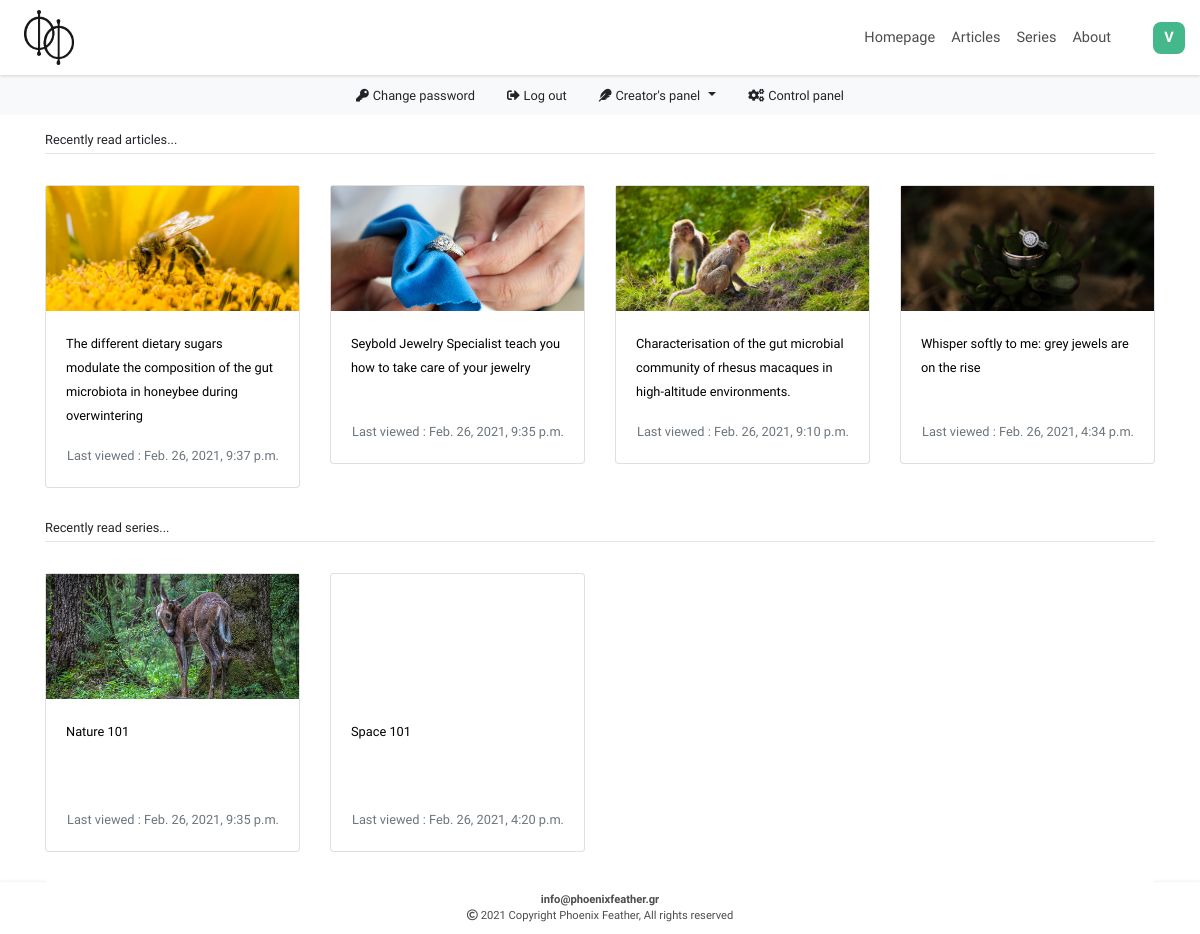
The app's page /accounts/profile/ (signed in) with its own data.
### users/models.py (models this page shows, shortened)
class Account(AbstractUser):
    class Meta:
        verbose_name = 'Account'
        verbose_name_plural = 'Accounts'
    username = None
    email = models.EmailField(unique=True, blank=False)
    profile_image = models.ImageField(upload_to = "Users_Profile_Images", blank=True, default='', verbose_name = "Profile Photo")
    first_name_slug = models.CharField(max_length=150, editable=False, default='',blank=True)
    last_name_slug = models.CharField(max_length=150, editable=False, default='',blank=True)
    full_name_slug = models.CharField(max_length=300, editable=False, default='',blank=True)
    objects = AccountManager()
    REQUIRED_FIELDS = []
    USERNAME_FIELD = 'email'
    def image(self):
        if self.profile_image:
            p_img = mark_safe(f'<div style="width:80px; height:50px;  background-image:url({self.profile_image.url}); background-position: center; background-size: contain; background-repeat: no-repeat;"></div>')
        else:
            p_img = mark_safe(f'<div style="width:80px; height:50px; display:flex; flex-direction:column; justify-content:center; aligh-items:center;"><small style="font-size:9px;">NO IMAGE AVAILABLE</small></div>')
        return p_img
    image.short_description = 'Preview'

class ArticlesViews(models.Model):
    class Meta:
        verbose_name = 'Article view'
        verbose_name_plural = 'Articles views'
    article = models.ForeignKey(Articles, on_delete=models.CASCADE)
    profile = models.ForeignKey(Profile, on_delete=models.CASCADE)
    created = models.DateTimeField(auto_now_add=True)

class CoursesViews(models.Model):
    class Meta:
        verbose_name = 'Course view'
        verbose_name_plural = 'Courses views'
    course = models.ForeignKey(Courses, on_delete=models.CASCADE)
    profile = models.ForeignKey(Profile, on_delete=models.CASCADE)
    created = models.DateTimeField(auto_now_add=True)

### articles/models.py (models this page shows, shortened)
class Articles(models.Model, HitCountMixin):
    class Meta:
        verbose_name = 'Article'
        verbose_name_plural = 'Articles'
    category = models.ForeignKey(ArticlesCategories, on_delete=models.SET_NULL, null=True, blank=True)
    title = models.CharField(max_length=150,unique=True)
    search = models.CharField(default='',editable=False,max_length=472)
    slug = models.SlugField(editable=False,max_length=150)
    subtitle = models.CharField(max_length=256, blank=True)
    image = models.ImageField(upload_to = "Articles_Images", default='')
    use_image_as_background_in_article = models.BooleanField(default=True)
    article = FroalaField()
    tags = TaggableManager(blank=True)
    created = models.DateTimeField(auto_now_add=True)
    updated = models.DateTimeField(auto_now=True)
    publish_date = models.DateTimeField()
    author = models.CharField(editable=False, default='', max_length=64)
    approved = models.BooleanField(default=False)
    def image_tag(self):
        return mark_safe(f'<div style="width:80px; height:50px; background-image:url({self.image.url}); background-position: center; background-size: cover;"></div>')
    image_tag.short_description = 'Image preview'

### courses/models.py (models this page shows, shortened)
class Courses(models.Model, HitCountMixin):
    class Meta:
        verbose_name = 'Course'
        verbose_name_plural = 'Courses'
    category = models.ForeignKey(CoursesCategories, on_delete=models.SET_NULL, null=True, blank=True)
    title = models.CharField(max_length=150,unique=True)
    search = models.CharField(default='',editable=False,max_length=472)
    slug = models.SlugField(editable=False,max_length=150)
    description = models.TextField(max_length=256, blank=True)
    image = models.ImageField(upload_to = "Courses_Images", default='')
    use_image_as_background_in_course = models.BooleanField(default=True)
    tags = TaggableManager(blank=True)
    created = models.DateTimeField(auto_now_add=True)
    updated = models.DateTimeField(auto_now=True)
    publish_date = models.DateTimeField()
    hit_count_generic = GenericRelation(HitCount, object_id_field='object_pk',related_query_name='hit_count_generic_relation')
    author = models.CharField(editable=False, default='', max_length=64)
    approved = models.BooleanField(default=False)
    def image_tag(self):
        return mark_safe(f'<img src="{self.image.url}" width="auto" height="55" />')
    image_tag.short_description = 'Image preview'

### users/views.py (the view)
# urls.py: path('profile/', views.profile, name='profile'),
@login_required
def profile(request):
    profile = Profile.objects.get(user__email=request.user.email)
    viewed_articles = ArticlesViews.objects.filter(profile=profile).order_by('-created')[:4]
    viewed_courses = CoursesViews.objects.filter(profile=profile).order_by('-created')[:4]
    context = {'profile':profile, 'viewed_articles':viewed_articles, 'viewed_courses':viewed_courses}
    return render(request, 'users/profile.html', context)

### users/templates/users/profile.html (shortened to what this page needs)
{% extends 'articles/base.html' %}
{% load static %}
{% load crispy_forms_tags %}
{% load thumbnail %}
{% block links %}
<link rel="stylesheet" href="{% static 'users/css/profile.css' %}">
<link rel="stylesheet" href="{% static 'articles/css/custom-buttons.css' %}">
{% endblock %}
{% block main %}
{% include 'articles/navigation.html' %}
<ul style="background: #f8f9fa;" class="nav justify-content-center">
  <li class="nav-item">
    <a class="nav-link btn-light" href="{% url 'password_change' %}">
      <small><i class="fas fa-key"></i></small>
      <small>Change password</small>
     </a>
  </li>
  <li class="nav-item">
    <a class="nav-link btn-light" href="{% url 'logout' %}">
      <small><i class="fas fa-sign-out-alt"></i></small>
      <small>Log out</small>
    </a>
  </li>
  {% if user.is_staff %}
  <li class="nav-item dropdown">
    <a class="nav-link dropdown-toggle btn-light" data-toggle="dropdown" href="#" role="button" aria-haspopup="true" aria-expanded="false">
      <small><i class="fas fa-feather"></i></small>
      <small>Creator's panel</small>
    </a>
  </li>
  <li class="nav-item">
    <a class="nav-link btn-light" href="{% url 'admin:index' %}">
      <small><i class="fa fa-cogs"></i></small>
      <small> Control panel</small>
    </a>
  </li>
  {% endif %}
</ul>
  <div id="profile">
    <div class="container">
      <div style="border: none !important; margin-bottom: 30px;" class="card">
         <small> Recently read articles...</small>
         <hr style="margin-top: 4px;">
        {% if viewed_articles %}
        <div style="padding:0;" class="card-body">
          <div class="row">
            {% for view in viewed_articles %}
              <div class="col-12 col-sm-6 col-xl-3">
                <a href="{% url 'article' view.article.slug %}">
                  <div style="margin-top:15px;" class="card viewed-card">
                    {% thumbnail view.article.image "500x500" quality=91 as im %}
                    <div class="viewed-image-div" style="background-image: url({{im.url}});">
                    </div>
                    {% endthumbnail %}
                    <div class="card-body" style="display: flex; flex-direction: column; justify-content: space-between;">
                      <div class="fade-div">
                        <small class="viewed-title" style="color: black;">{{view.article.title}}</small>
                      </div>
                      <div class="text-muted text-right last-viewed-date" >
                        <small>Last viewed : {{view.created}}</small>
                      </div>
                    </div>
                  </div>
                </a>
              </div>
            {% endfor %}
          </div>
        </div>
        {% endif %}
      </div>
      <div style="border: none !important;" class="card">
          <small>Recently read series...</small>
          <hr style="margin-top: 4px;">
        {% if viewed_courses %}
        <div style="padding:0; margin-bottom:30px;" class="card-body">
          <div class="row">
            {% for view in viewed_courses %}
              <div class="col-12 col-sm-6 col-xl-3">
                <a href="{% url 'course' view.course.slug %}">
                  <div style="margin-top:15px;" class="card viewed-card">
                    {% thumbnail view.course.image "500x500" quality=91 as im %}
                    <div class="viewed-image-div" style="background-image: url({{im.url}});">
                    </div>
                    {% endthumbnail %}
                    <div class="card-body" style="display: flex; flex-direction: column; justify-content: space-between;">
                      <div class="fade-div">
                        <small class="viewed-title" style="color: black;">{{view.course.title}}</small>
                      </div>
                      <div class="text-muted text-right last-viewed-date" >
                        <small>Last viewed : {{view.created}}</small>
                      </div>
                    </div>
                  </div>
                </a>
              </div>
            {% endfor %}
          </div>
        </div>
        {% endif %}
      </div>
  </div>
</div>
{% endblock %}
{% block footer %}
{% include 'articles/footer.html' %}
{% endblock %}

### articles/templates/articles/navigation.html (shortened to what this page needs)
{% load static %}
<div style="height:75px;" class="d-none d-md-block navHBlock"></div>
<div id="navbarWrapper" class="d-none d-md-block">
  <nav class="navbar navbar-expand-md">
    <a class="navbar-brand" href="{% url 'index' %}">
      <img style="max-height: 55px;" src="{% static 'articles/material/logo/phoenix_feather_logo_3.png' %}" alt="">
    </a>
    <div id="navbarLinks">
      <ul class="navbar-nav">
        <li class="nav-item">
          <a class="nav-link" href="{% url 'index' %}" id="navbarHome"><span>Homepage</span></a>
        </li>
        <li class="nav-item">
          <a class="nav-link" href="{% url 'articles' %}" id="navbarArticles"><span>Articles</span></a>
        </li>
        <li class="nav-item">
          <a class="nav-link" href="{% url 'courses' %}" id="navbarCourses"><span>Series</span></a>
        </li>
        <li class="nav-item">
          <a class="nav-link" href="{% url 'informations' %}" id="navbarFAQs"><span>About</span></a>
        </li>
        {% if user.is_authenticated %}
        <li id="user-image-menu" class="nav-item" style="margin-right:15px; margin-left:30px; position: relative;">
          <a href="{% url 'profile' %}">
            <div class="user-nav-link">
              <div class="firstLetterImageDiv">
                <span>{{user.email|upper|first}}</span>
              </div>
            </div>
          </a>
        </li>
        {% endif %}
      </ul>
    </div>
  </nav>
</div>

### articles/static/articles/css/base.css (style rules this page uses)
#Site { display: flex; min-height: 100vh; flex-direction: column; }
body, html { font-family: 'Didact Gothic'; max-width: 100vw !important; overflow-x: hidden; }
a { text-decoration: none !important; outline: none !important; }

### articles/static/articles/css/navigation.css (style rules this page uses)
.navbar { min-height: 75px; width: 100%; position: fixed; top: 0; background: white; box-shadow: 0px 0px 4px silver; padding: 4px 0px 4px 0px; z-index: 800; }
#navbarLinks { width: 100%; }
.navbar-nav { display: flex; justify-content: flex-end; align-items: center; }
.navbar-brand { margin-left: 2vw; display: flex; flex-direction: column; justify-content: center; align-items: center; padding:0; }
.navbar-nav a { color: #4d4d4d; transition: color 0.4s ease; font-size: 14.5px; }
.firstLetterImageDiv { background: #44b78b; display: flex; justify-content: center; align-items: center; cursor: pointer; margin-left: 4px; }
.userImageDiv, .firstLetterImageDiv { height: 32px; width: 32px; border-radius: 8px; background-position: center; background-size: cover; background-repeat: no-repeat; }
.userImageDiv span, .firstLetterImageDiv span { color: white; font-weight: bold; }
.user-nav-link { display: flex; position: relative; justify-content: center; align-items: center; cursor: pointer; }

### users/static/users/css/profile.css (style rules this page uses)
.viewed-image-div { min-height: 125px; background-position: center; background-size: cover; }
.card-body { min-height: 152px; }

### records on screen
Account: email|first "V"
ArticlesViews: shows a picture, article "The different dietary sugars modulate the composition of the gut microbiota in honeybee during overwintering", created "Feb. 26, 2021, 9:37 p.m."
ArticlesViews: shows a picture, article "Seybold Jewelry Specialist teach you how to take care of your jewelry", created "Feb. 26, 2021, 9:35 p.m."
ArticlesViews: shows a picture, article "Characterisation of the gut microbial community of rhesus macaques in high-altitude environments.", created "Feb. 26, 2021, 9:10 p.m."
ArticlesViews: shows a picture, article "Whisper softly to me: grey jewels are on the rise", created "Feb. 26, 2021, 4:34 p.m."
CoursesViews: shows a picture, course "Nature 101", created "Feb. 26, 2021, 9:35 p.m."
CoursesViews: course "Space 101", created "Feb. 26, 2021, 4:20 p.m."
